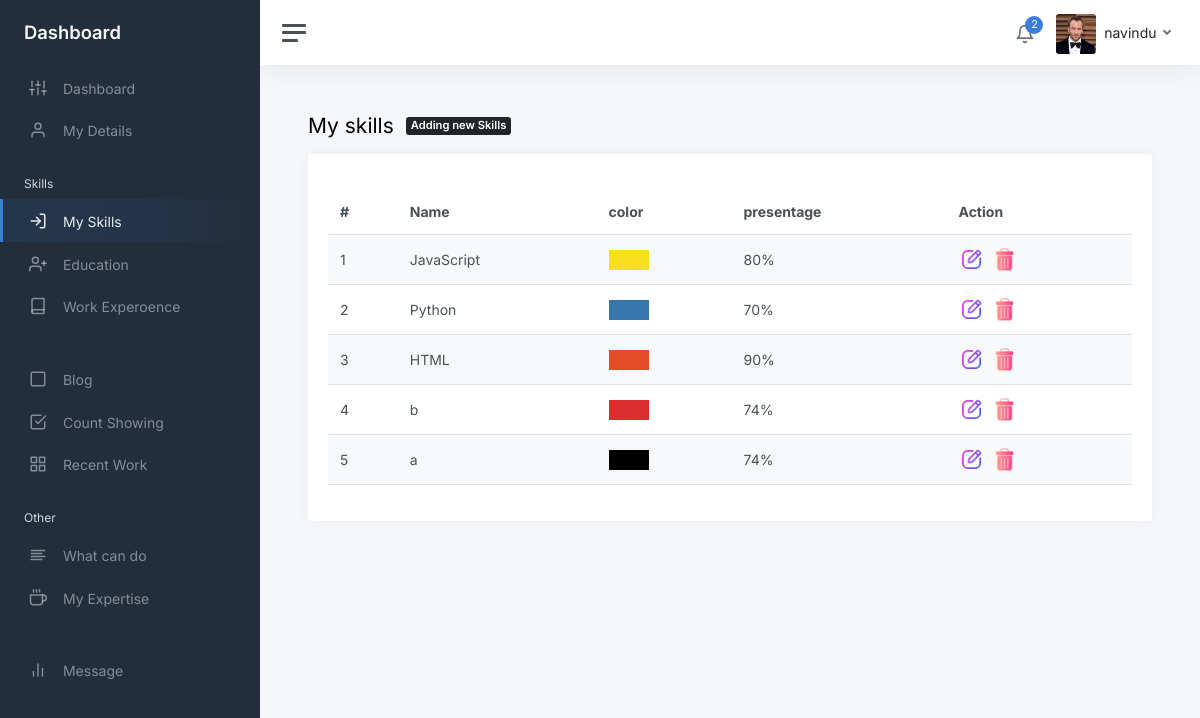
Screenshot of /admin2/static/skills.php (signed in) with the database file from the repository.
### tables this page shows
CREATE TABLE `Detila` (
  `Id` int(11) NOT NULL,
  `Name` text DEFAULT NULL,
  `Role` text DEFAULT NULL,
  `AboutMe` text DEFAULT NULL,
  `Country` text DEFAULT NULL,
  `Profile_Pic` text DEFAULT NULL,
  `Bg_picture1` text DEFAULT NULL,
  `Bg_picture2` text DEFAULT NULL,
  `Skill_desc` text DEFAULT NULL,
  `email` varchar(255) DEFAULT NULL,
  `address` varchar(255) DEFAULT NULL,
  `telephone` varchar(20) DEFAULT NULL,
  `Cv` text DEFAULT NULL,
  `hirebanner` int(11) DEFAULT NULL
);

CREATE TABLE `Skill` (
  `Id` int(11) NOT NULL,
  `name` text DEFAULT NULL,
  `color` text DEFAULT NULL,
  `percentage` text DEFAULT NULL
);

### admin2/static/skills.php (the view, shortened to what this page needs)
<?php
    require_once '../../connection.php';
    require_once './header.php';
?>
            <main class="content">
				<div class="container-fluid p-0">
					<div class="mb-3">
						<h1 class="h3 d-inline align-middle">My skills</h1>
						<a class="badge bg-dark text-white ms-2" href="./addingnewskills.php">
                               Adding new Skills
                            </a>
					</div>
                    <div class="row">
                        <div class="col-sm-12">
                            <div class="card" style="padding: 20px;">
                                <div style="margin-top: 15px;" class="">
                                    <table id="customerTable" class="table table-striped" style="width:100%">
                                        <thead>
                                            <tr>
                                                <th> # </th>
                                                <th> Name</th>
                                                <th> color</th>
                                                <th> presentage </th>
                                                <th> Action </th>
                                            </tr>
                                        </thead>
                                        <tbody class="contentable">
                                            <?php
                                                $i =1;
                                                $sql = "SELECT * FROM `Skill`";
                                                $result = $conn->query($sql);
                                                while ($row = $result->fetch_assoc()) {
                                            ?>
                                            <tr>
                                                <td> <?php echo $i; ?> </td>
                                                <td> <?php echo $row['name']; ?></td>
                                                <td> <div class="colorbox" style="width: 40px;background-color: <?php echo $row['color']; ?>;height: 20px;"></div> </td>
                                                <td> <?php echo $row['percentage']; ?>%</td>
                                                <td>
                                                        <a href="editskills.php?id=<?php echo $row['Id']; ?>"><img src="../../Assets/web/edit1.png" alt="" style="width:25px;height:25px; margin-right:5px;"></a>
                                                        <a onclick="deleteRecord(<?php echo $row['Id']; ?>)"><img src="../../Assets/web/delete.png" alt="" style="width:25px;height:25px; margin-right:5px;"></a>
                                                </td>
                                                <?php  $i = $i + 1; ?>
                                            </tr>
                                            <?php } ?>
                                        </tbody>
                                    </table>
                                </div>
                            </div>
                        </div>
                    </div>
				</div>
			</main>
		</div>
	</div>
</body>
</html>

### admin2/static/header.php (shortened to what this page needs)
<!DOCTYPE html>
<html lang="en">
<head>
	<link href="css/app.css" rel="stylesheet">
</head>
<body>
	<div class="wrapper">
		<nav id="sidebar" class="sidebar js-sidebar">
			<div class="sidebar-content js-simplebar">
				<a class="sidebar-brand" href="index.html">
                    <span class="align-middle">Dashboard</span>
                </a>
				<ul class="sidebar-nav">
					<li class="sidebar-item active">
						<a class="sidebar-link" href="./index.php">
                        <i class="align-middle" data-feather="sliders"></i> <span class="align-middle">Dashboard</span>
                        </a>
					</li>
					<li class="sidebar-item">
						<a class="sidebar-link" href="./mydetails.php">
                        <i class="align-middle" data-feather="user"></i> <span class="align-middle">My Details</span>
                        </a>
					</li>
                    <li class="sidebar-header">
						Skills
					</li>
					<li class="sidebar-item">
						<a class="sidebar-link" href="./skills.php">
                        <i class="align-middle" data-feather="log-in"></i> <span class="align-middle">My Skills</span>
                        </a>
					</li>
					<li class="sidebar-item">
                            <a class="sidebar-link" href="education.php">
                            <i class="align-middle" data-feather="user-plus"></i> <span class="align-middle">Education</span>
                            </a>
					</li>
					<li class="sidebar-item">
						<a class="sidebar-link" href="workexperience.php">
                        <i class="align-middle" data-feather="book"></i> <span class="align-middle">Work Experoence</span>
                        </a>
					</li>
					<li class="sidebar-header">
					</li>
					<li class="sidebar-item">
						<a class="sidebar-link" href="blog.php">
                        <i class="align-middle" data-feather="square"></i> <span class="align-middle">Blog</span>
                        </a>
					</li>
					<li class="sidebar-item ">
						<a class="sidebar-link" href="countshow.php">
                        <i class="align-middle" data-feather="check-square"></i> <span class="align-middle">Count Showing</span>
                        </a>
					</li>
					<li class="sidebar-item">
						<a class="sidebar-link" href="recentwork.php">
                        <i class="align-middle" data-feather="grid"></i> <span class="align-middle">Recent Work</span>
                        </a>
					</li>
                    <li class="sidebar-header">
						Other
					</li>
					<li class="sidebar-item">
						<a class="sidebar-link" href="cando.php">
                        <i class="align-middle" data-feather="align-left"></i> <span class="align-middle">What can do</span>
                        </a>
					</li>
					<li class="sidebar-item">
						<a class="sidebar-link" href="myexpertise.php">
                        <i class="align-middle" data-feather="coffee"></i> <span class="align-middle">My Expertise</span>
                        </a>
					</li>
                    <li class="sidebar-header">
                    </li>
					<li class="sidebar-item">
						<a class="sidebar-link" href="mymsg.php">
                        <i class="align-middle" data-feather="bar-chart-2"></i> <span class="align-middle">Message</span>
                        </a>
					</li>
				</ul>
			</div>
		</nav>
		<div class="main">
			<nav class="navbar navbar-expand navbar-light navbar-bg">
				<a class="sidebar-toggle js-sidebar-toggle">
                    <i class="hamburger align-self-center"></i>
                </a>
				<div class="navbar-collapse collapse">
					<ul class="navbar-nav navbar-align">
						<li class="nav-item dropdown">
							<a class="nav-icon dropdown-toggle" href="mymsg.php">
								<div class="position-relative">
									<i class="align-middle" data-feather="bell"></i>
									<span class="indicator"><?php require_once 'php/showmsgcount.php'; ?></span>
								</div>
							</a>
						</li>
						<li class="nav-item dropdown">
                            <?php
                                $sql = "SELECT * FROM `Detila`";
                                $result = $conn->query($sql);
                                while ($row = $result->fetch_assoc()) {
                            ?>
							<a class="nav-link dropdown-toggle d-none d-sm-inline-block" href="#" data-bs-toggle="dropdown">
                                <img src="../../Assets/profile/<?php echo  $row['Profile_Pic'];?>" class="avatar img-fluid rounded me-1" alt="Charles Hall" /> <span class="text-dark"><?php echo  $row['Name'];?></span>
                            </a>
                            <?php } ?>
						</li>
					</ul>
				</div>
			</nav>

### rows the page displays
detila: Profile_Pic (picture), Name "navindu"
skill: name "JavaScript", percentage "80"
skill: name "Python", percentage "70"
skill: name "HTML", percentage "90"
skill: name "b", percentage "74"
skill: name "a", percentage "74"

### other values shown
$rowCount "2"
